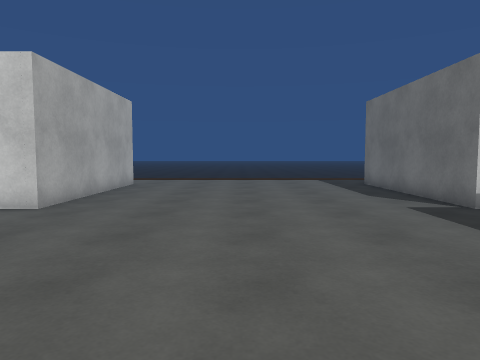
View 1 (above)

24 first-person views from a walk through a scene from a Unity 3-D project. The camera is 1.2 m above the floor, tilts 4° down and sees 70° across. The floor is counted in squares, 1 m on a side. Each view is taken from the middle of a square. On the plan, view 1 faces up. The plan holds only what a view shows up to about 14 squares ahead; the rest is blank. The place goes on beyond the plan. Surface patterns are stand-ins for the level's own textures.

View 2
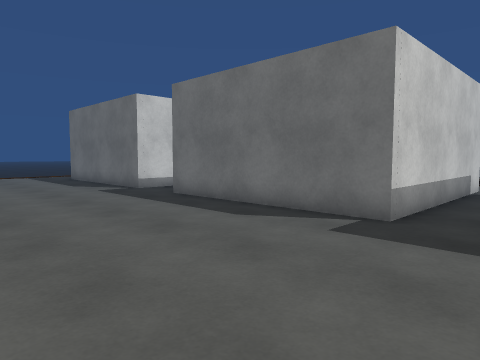

View 3
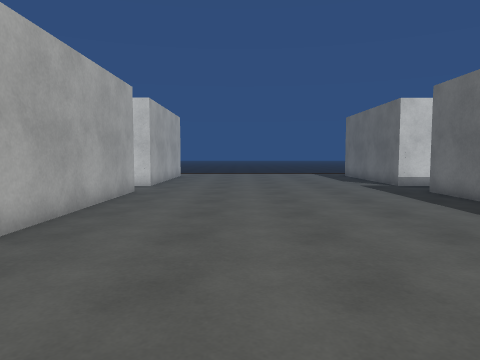

View 4
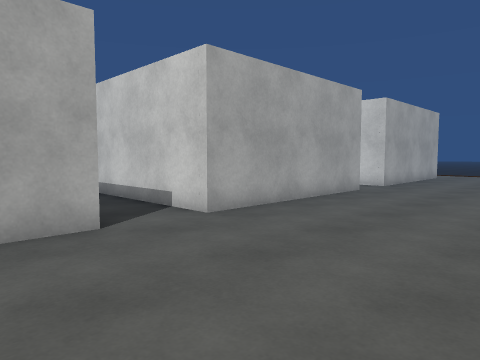

View 5
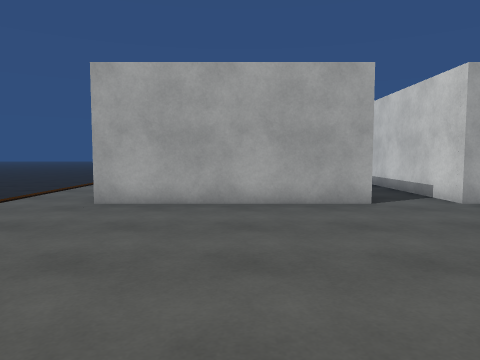

View 6
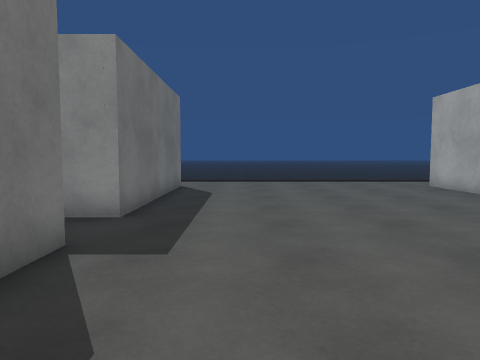

View 7
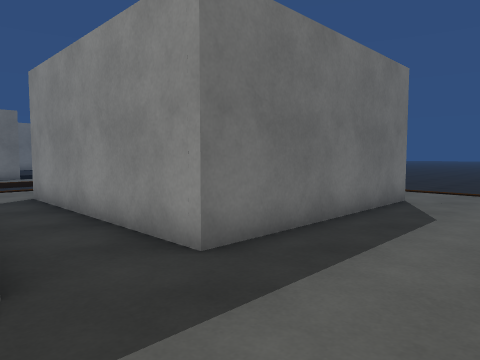

View 8
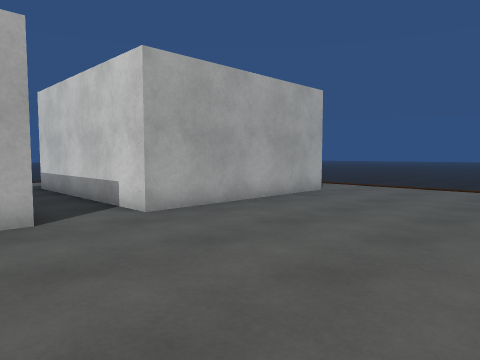

View 9
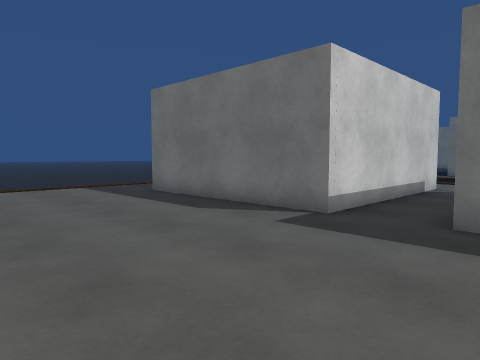

View 10
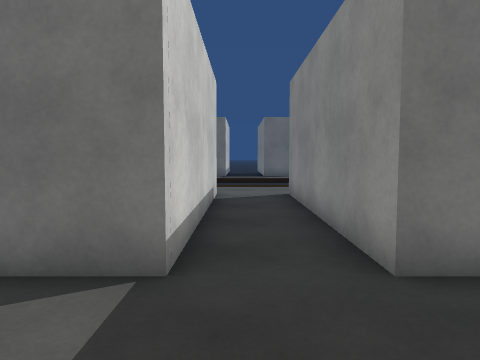

View 11
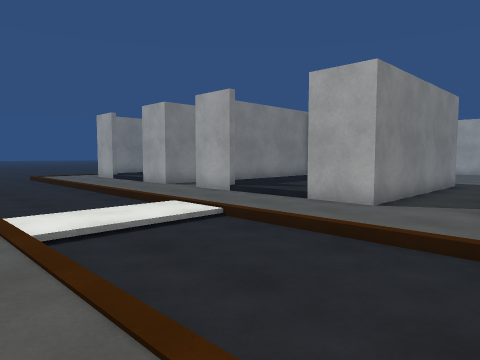

View 12
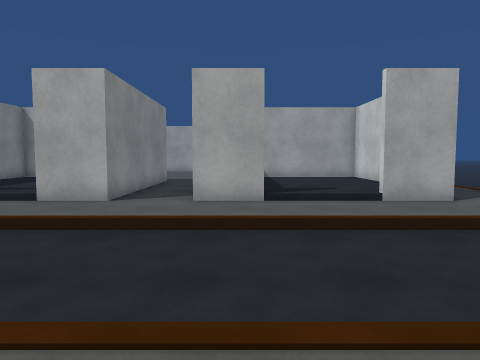

View 13
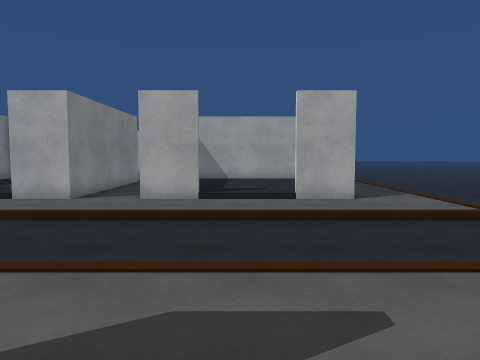

View 14
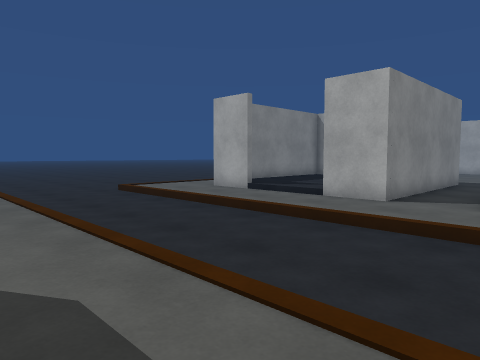

View 15
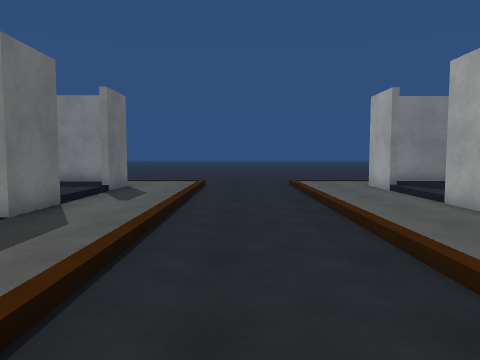

View 16
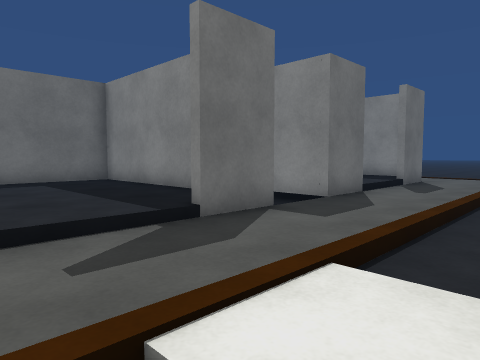

View 17
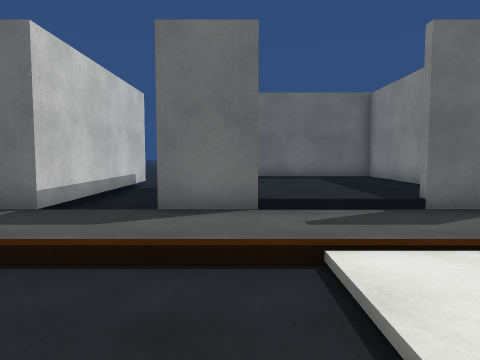

View 18
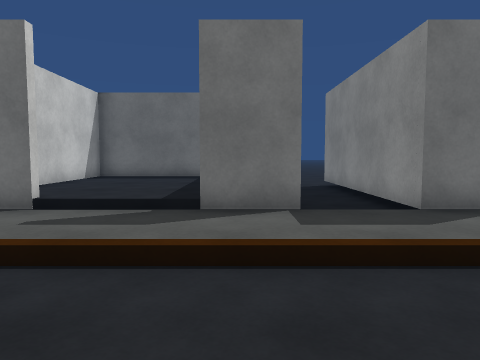

View 19
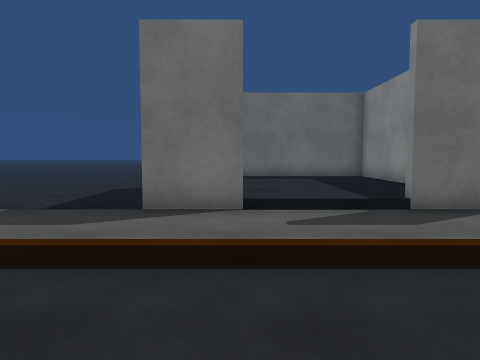

View 20
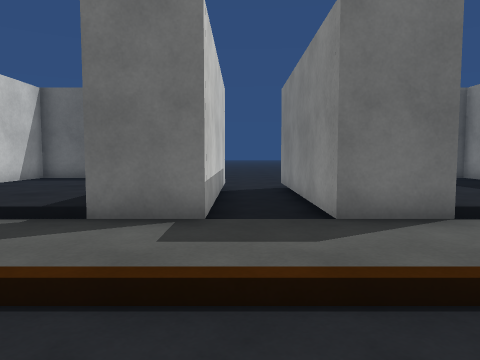

View 21
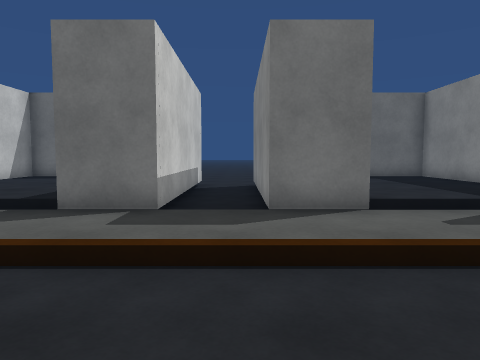

View 22
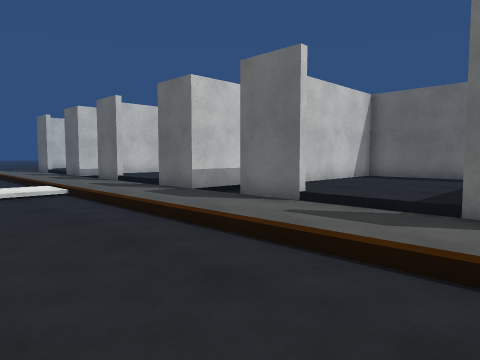

View 23
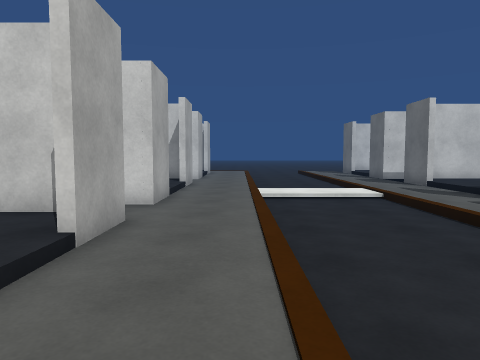

View 24
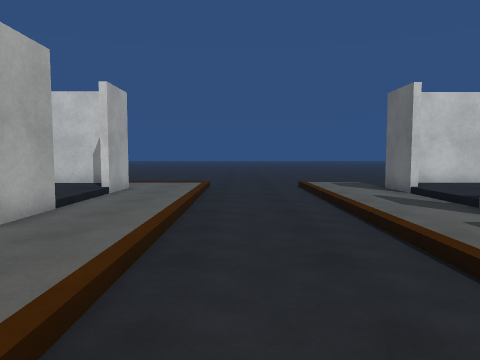

### Floor plan
Key: @ floor where view 1 was taken; . main floor; : floor 0.25 m higher than the main floor; - floor 0.25 m lower than the main floor; / step, stairs or slope; B building.
Columns run from 12 left of view 1 to 31 right of it. Each row starts with its distance up from view 1.
 16        ...........    ......----... ----
 15        B.........B  BBBBBB..----...BBBBBBBB
 14        B.........B       B..----...B:     B
 13        B.........B       B..----...B:     B
 12        B.........B       /..----... :     B
 11        B.........B       /..----... :     B
 10        B.........B       /..----... :     B
  9        B.........B       B..----...B::    B
  8 BBBBBBBB.........BBBBBBBBB..----...BBBBBBBB
  7  ...........................----... ------
  6     ........................----... -------
  5        B.........BBBBBBBBB..----...BBBBBBBB
  4        B.........B       B..----...B:     B
  3        B.........B       /..////...::     B
  2        B.........B       /.........::     B
  1        B.........B       /..////...::     B
  0        B....@....B       B..----...B::    B
 -1   BBBBBB.........BBBBBBBBB..----...BBBBBBBB
 -2    .........................----...---------
 -3      .......................----...---------
 -4        B.........BBBBBBBBB..----...BBBBBBBB
 -5        B.........B       B..----...B::    B
 -6        B.........B       /..----...       B
 -7        B.........B       /..----...       B
 -8        B.........B       /..----...       B
 -9        B.........B       B..----...B      B
-10        B.........B      BB..----...BBBBBBBB

Positions as (right, up) in squares from view 1, and headings:
1: (0, 0), facing up
2: (-1, -4), facing up-right
3: (-1, -6), facing up
4: (1, -6), facing up-left
5: (4, -7), facing left
6: (3, 3), facing down
7: (2, -1), facing down-right
8: (2, 4), facing up-left
9: (-1, 4), facing up-right
10: (2, 7), facing right
11: (21, 9), facing down-left
12: (22, 9), facing left
13: (24, 11), facing left
14: (22, 0), facing down-left
15: (18, 3), facing down
16: (18, 4), facing down-right
17: (16, 4), facing right
18: (16, 9), facing right
19: (16, 13), facing right
20: (17, -2), facing right
21: (16, -3), facing right
22: (16, -10), facing up-right
23: (15, -10), facing up
24: (17, 2), facing up
